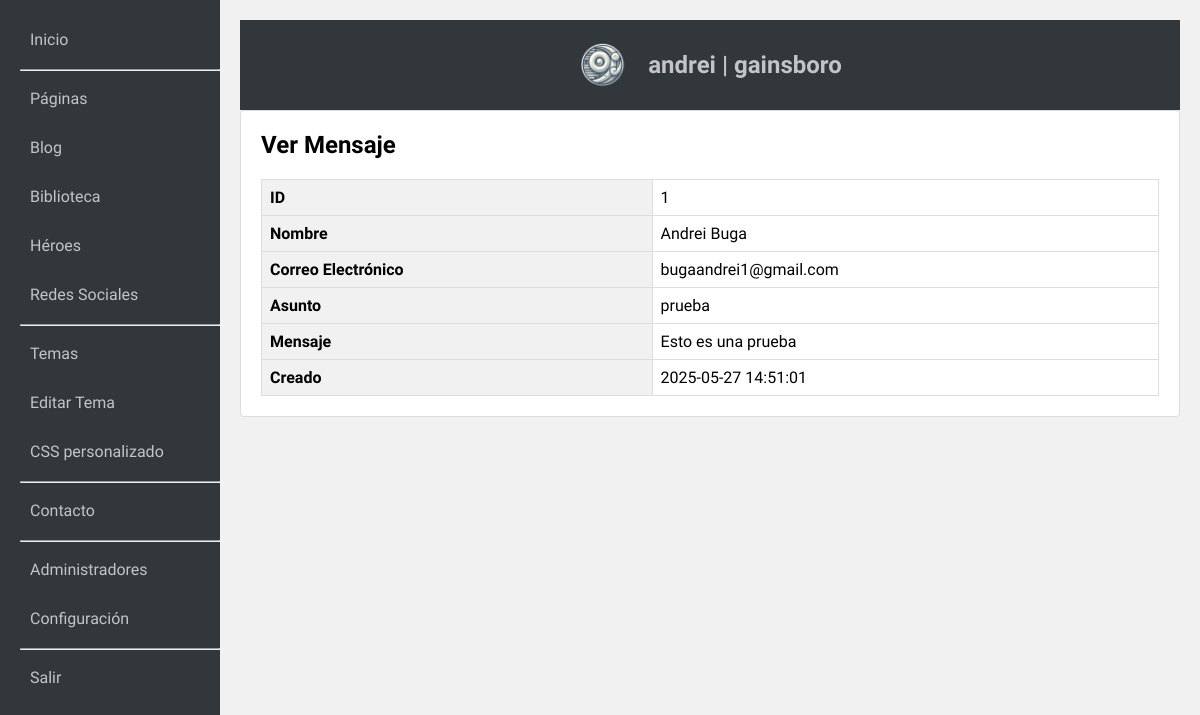
The app's page /admin/index.php?action=view_contact&id=1 (signed in) with its own data.
### tables this page shows
CREATE TABLE contact (
    id INTEGER PRIMARY KEY AUTOINCREMENT,
    name TEXT NOT NULL,
    email TEXT NOT NULL,
    subject TEXT NOT NULL,
    message TEXT NOT NULL,
    created_at DATETIME DEFAULT CURRENT_TIMESTAMP
);

### admin/index.php (called while the page is built, shortened)
<?php
require_once 'admin.php';

### admin/acciones/vermensaje.php (the view, shortened to what this page needs)
<?php
	$id = $_GET['id'] ?? 0;
        $stmt = $db->prepare("SELECT * FROM contact WHERE id = :id");
        $stmt->bindValue(':id', $id, SQLITE3_INTEGER);
        $res = $stmt->execute();
        $messageData = $res->fetchArray(SQLITE3_ASSOC);
        $html = "<h2>Ver Mensaje</h2>
                 <table class='admin-table'>
                    <tr><th>ID</th><td>{$messageData['id']}</td></tr>
                    <tr><th>Nombre</th><td>" . htmlspecialchars($messageData['name']) . "</td></tr>
                    <tr><th>Correo Electrónico</th><td>" . htmlspecialchars($messageData['email']) . "</td></tr>
                    <tr><th>Asunto</th><td>" . htmlspecialchars($messageData['subject']) . "</td></tr>
                    <tr><th>Mensaje</th><td>" . nl2br(htmlspecialchars($messageData['message'])) . "</td></tr>
                    <tr><th>Creado</th><td>{$messageData['created_at']}</td></tr>
                  </table>";
?>

### admin/admin.css (style rules this page uses)
body { font-family: Ubuntu, sans-serif; margin: 0; padding: 0; background-color: #f1f1f1; display: flex; justify-content: center; align-items: center; height: 100vh; }
.admin-section h2 { margin-top: 0; }
.admin-table { width: 100%; border-collapse: collapse; margin-top: 20px; }
.admin-table th, .admin-table td { border: 1px solid #ddd; padding: 8px; text-align: left; }
.admin-table th { background-color: #f1f1f1; }

### records on screen
contact: id "1", name "Andrei Buga", email "bugaandrei1@gmail.com", subject "prueba", message "Esto es una prueba", created_at "2025-05-27 14:51:01"
